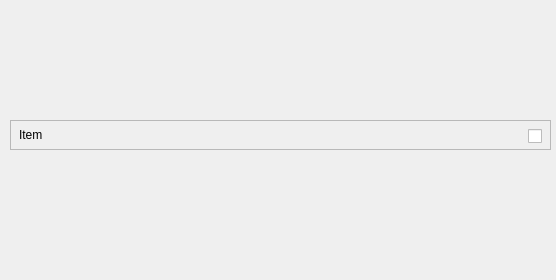
<?xml version="1.0" encoding="UTF-8"?>
<ui version="4.0">
 <class>Form</class>
 <widget class="QWidget" name="Form">
  <property name="geometry">
   <rect>
    <x>0</x>
    <y>0</y>
    <width>556</width>
    <height>280</height>
   </rect>
  </property>
  <property name="windowTitle">
   <string>Form</string>
  </property>
  <widget class="QWidget" name="verticalLayoutWidget">
   <property name="geometry">
    <rect>
     <x>10</x>
     <y>10</y>
     <width>541</width>
     <height>251</height>
    </rect>
   </property>
   <layout class="QVBoxLayout" name="verticalLayout_2">
    <item>
     <widget class="QFrame" name="frame">
      <property name="maximumSize">
       <size>
        <width>16777215</width>
        <height>30</height>
       </size>
      </property>
      <property name="frameShape">
       <enum>QFrame::Shape::StyledPanel</enum>
      </property>
      <property name="frameShadow">
       <enum>QFrame::Shadow::Raised</enum>
      </property>
      <widget class="QLabel" name="label">
       <property name="geometry">
        <rect>
         <x>9</x>
         <y>6</y>
         <width>66</width>
         <height>18</height>
        </rect>
       </property>
       <property name="text">
        <string>Item</string>
       </property>
      </widget>
      <widget class="QCheckBox" name="checkBox">
       <property name="geometry">
        <rect>
         <x>518</x>
         <y>5</y>
         <width>31</width>
         <height>23</height>
        </rect>
       </property>
       <property name="text">
        <string/>
       </property>
      </widget>
     </widget>
    </item>
    <item>
     <layout class="QVBoxLayout" name="verticalLayout_4"/>
    </item>
   </layout>
  </widget>
 </widget>
 <resources/>
 <connections/>
</ui>
